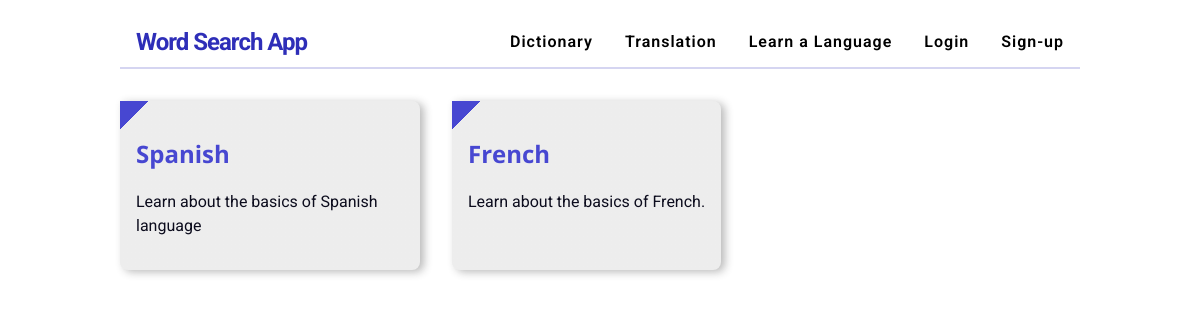
The app's page /curriculum/basic/ with its own data.
### curriculum/models.py (models this page shows, shortened)
class Subject(models.Model):
    subject_id = models.CharField(max_length=100, unique=True)
    name = models.CharField(max_length=100)
    slug = models.SlugField(null=True, blank=True)
    standard = models.ForeignKey(Standard, on_delete=models.CASCADE, related_name='subjects')
    image = models.CharField(max_length=500, blank=True)
    description = models.TextField(max_length=500,blank=True)
    file_object = open("Curriculum_model_log.txt", 'a+')
    logger.log(file_object, 'Created subject table ', 'Info')

### curriculum/views.py (the view)
# urls.py: path('<slug:slug>/', views.SubjectListView.as_view(), name='subject_list'),
class SubjectListView(DetailView):
    context_object_name = 'standards'
    file_object = open("Curriculum_log.txt", 'a+')
    logger.log(file_object, 'Shows the details of subjects ', 'Info')
    model = Standard
    template_name = 'curriculum/subject_list_view.html'

### curriculum/templates/curriculum/subject_list_view.html
{% extends 'Login/base.html' %}
{% block content %}
  <div class="subject-list">
    <div class="subject-list__container">
      {%for subject in standards.subjects.all %}
        <div class="subject-list__block">
          <a href = "{% url 'curriculum:lesson_list' slug=subject.slug standard=standards.slug %}">
            <h2>{{subject.name}}</h2>
          <p>{{subject.description|truncatechars:100}}</p>
        </a>
        </div>
      {% endfor %}
    </div>
  </div>
{% endblock%}

### Login/static/Login/css/master.css (style rules this page uses)
* { box-sizing: border-box; }
html { scroll-behavior: smooth; }
body { margin: 0; font-family: "Roboto", sans-serif; font-weight: 400; }
h1, h2 { font-family: "Open Sans", sans-serif; }
a { color: inherit; display: inline-block; text-decoration: none; }
.standard-list, .lesson-list, .subject-list { text-align: center; width: 80%; margin: 2rem auto; }
.standard-list__container, .lesson-list__container, .subject-list__container { text-align: left; display: flex; flex-wrap: wrap; }
.standard-list__block, .lesson-list__block, .subject-list__block { max-width: 300px; background-color: rgba(26, 26, 26, 0.08); background: linear-gradient(135deg, #4747d1 0px, #4747d1 20px, rgba(26, 26, 26, 0.08) 20px); margin: 0 2rem 2rem 0; padding: 1rem; border-radius: 0 0.5rem 0.5rem; box-shadow: 4px 2px 8px rgba(26, 26, 26, 0.3); transition: 0.3s linear all; }
.standard-list__block a, .lesson-list__block a, .subject-list__block a { text-decoration: none; }
.standard-list__block h2, .lesson-list__block h2, .subject-list__block h2 { color: #4747d1; }
.standard-list__block p, .lesson-list__block p, .subject-list__block p { line-height: 1.5; color: #0c0c1d; }

### records on screen
Subject: name "Spanish", description "Learn about the basics of Spanish language"
Subject: name "French", description "Learn about the basics of French."
